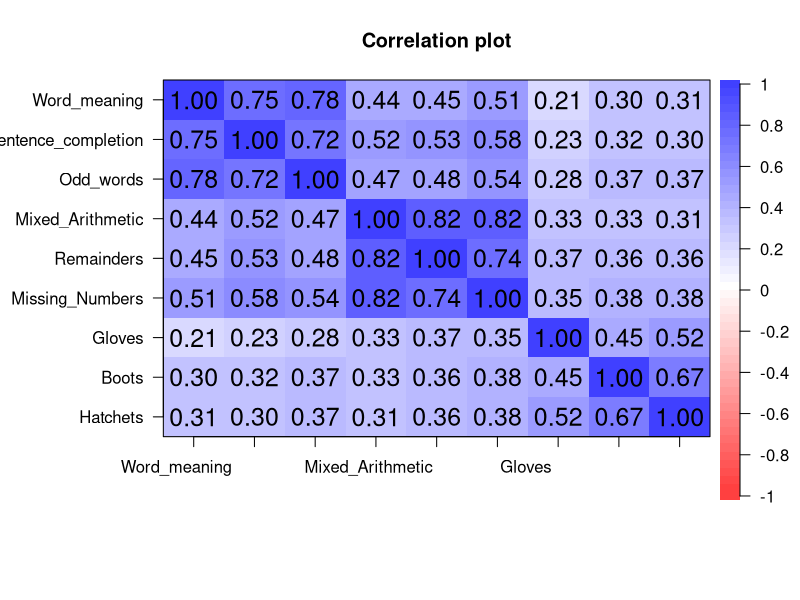
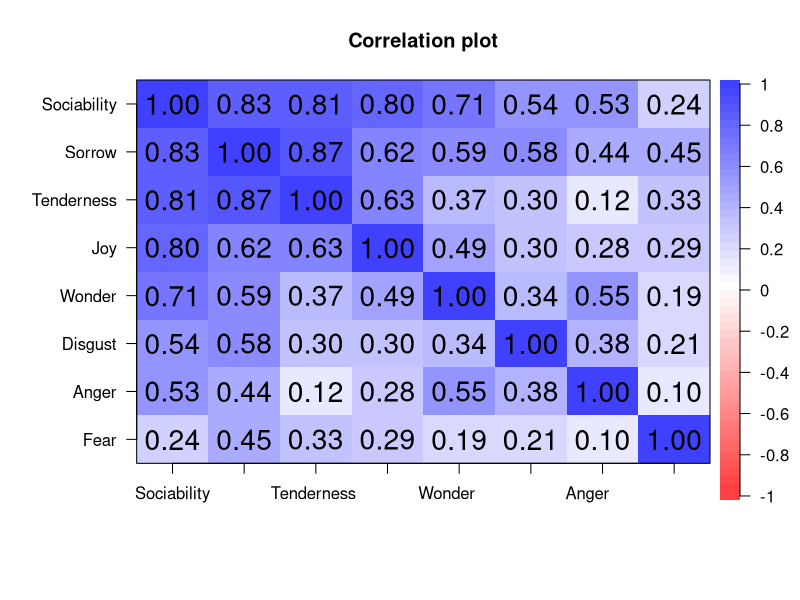

These figures' R source, in order:
library(psych)


### Name: Harman
### Title: Five data sets from Harman (1967). 9 cognitive variables from
###   Holzinger and 8 emotional variables from Burt
### Aliases: Harman Harman.Burt Harman.Holzinger Harman.political Harman.5
###   Harman.8
### Keywords: datasets

### ** Examples

data(Harman)
cor.plot(Harman.Holzinger)
cor.plot(Harman.Burt)  
smc(Harman.Burt)  #note how this produces impossible results
f2 <- fa(Harman.8,2, rotate="none")  #minres matches Harman and Jones
